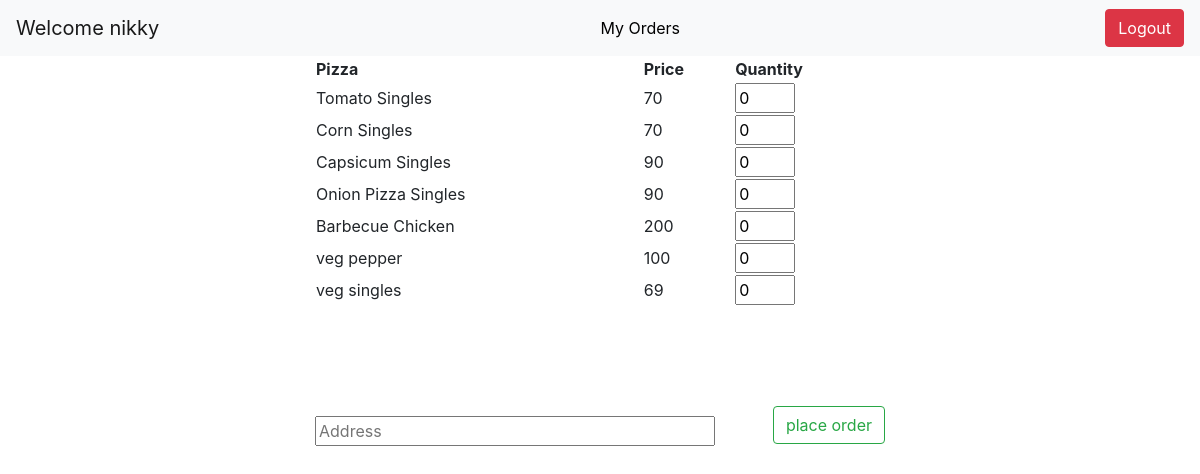
Screenshot of /customer/welcome/ (signed in) with the database file from the repository.
### pizzaapp/models.py (models this page shows)
class PizzaModel(models.Model):
    name = models.CharField(max_length=10)
    price = models.CharField(max_length=10)

### pizzaapp/views.py (the view)
# urls.py: path('customer/welcome/',customerwelcomeview,name = 'customerpage'),
def customerwelcomeview(request):
    if not request.user.is_authenticated:
        return redirect('userloginpage')
    username = request.user.username
    context = {'username': username, 'pizzas': PizzaModel.objects.all()}
    return render(request,'pizzaapp/customerwelcome.html',context)

### templates/pizzaapp/customerwelcome.html (shortened to what this page needs)
{% extends 'base.html' %}
{% block content %}
<nav class="navbar navbar-light bg-light">
  <a class="navbar-brand">Welcome {{username}}</a>
  <a class="nav-item" style="text-decoration: none; color: black" href="/userorders/" >My Orders</a>
    <a href="/userlogout/" class="btn btn-danger">Logout</a>
</nav>
<form method="post" action="/placeorder/">
<div class="container" style="margin: auto; width: 600px">
    <table style="width: 100%">
    <tr>
        <th>Pizza</th>
        <th>Price</th>
        <th>Quantity</th>
    </tr>
    {% for pizza in pizzas %}
    <tr>
        <td>{{pizza.name}}</td>
        <td>{{pizza.price}}</td>
        <td><input type="number" value="0" min="0" name="{{pizza.id}}" style="width:60px"></td>
    </tr>
    {% endfor %}
    </table>
<input type="text" placeholder="Address" style="width: 400px; margin-top:110px" name="address">
<input type="submit" style="float: right; margin-top: 100px" class="btn btn-outline-success" value="place order" name="">
</div>
</form>
{% endblock %}

### rows the page displays
PizzaModel: name "Tomato Singles", price "70"
PizzaModel: name "Corn Singles", price "70"
PizzaModel: name "Capsicum Singles", price "90"
PizzaModel: name "Onion Pizza Singles", price "90"
PizzaModel: name "Barbecue Chicken", price "200"
PizzaModel: name "veg pepper", price "100"
PizzaModel: name "veg singles", price "69"

### other values shown
{{ username }} "nikky"
